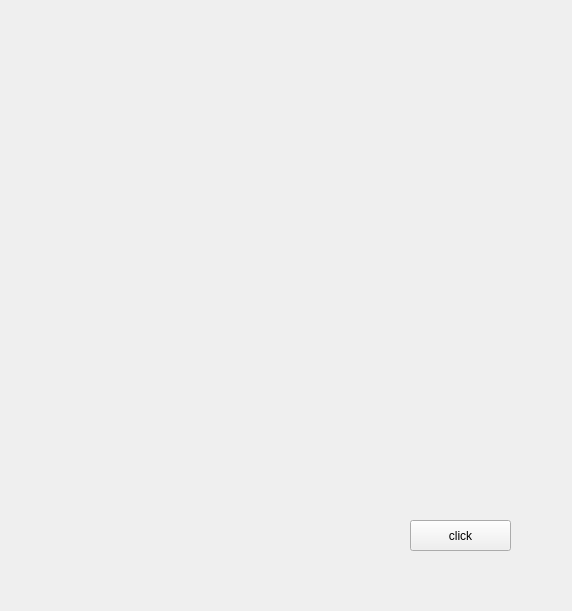
<?xml version="1.0" encoding="UTF-8"?>
<ui version="4.0">
 <class>MainWindow</class>
 <widget class="QMainWindow" name="MainWindow">
  <property name="geometry">
   <rect>
    <x>0</x>
    <y>0</y>
    <width>572</width>
    <height>611</height>
   </rect>
  </property>
  <property name="windowTitle">
   <string>Minesweeper</string>
  </property>
  <widget class="QWidget" name="centralWidget">
   <widget class="QPushButton" name="click">
    <property name="geometry">
     <rect>
      <x>410</x>
      <y>520</y>
      <width>101</width>
      <height>31</height>
     </rect>
    </property>
    <property name="text">
     <string>click</string>
    </property>
   </widget>
   <widget class="QWidget" name="gridLayoutWidget">
    <property name="geometry">
     <rect>
      <x>60</x>
      <y>40</y>
      <width>450</width>
      <height>450</height>
     </rect>
    </property>
    <layout class="QGridLayout" name="gridLayout"/>
   </widget>
  </widget>
  <widget class="QMenuBar" name="menuBar">
   <property name="geometry">
    <rect>
     <x>0</x>
     <y>0</y>
     <width>572</width>
     <height>23</height>
    </rect>
   </property>
  </widget>
 </widget>
 <layoutdefault spacing="6" margin="11"/>
 <resources/>
 <connections/>
</ui>
